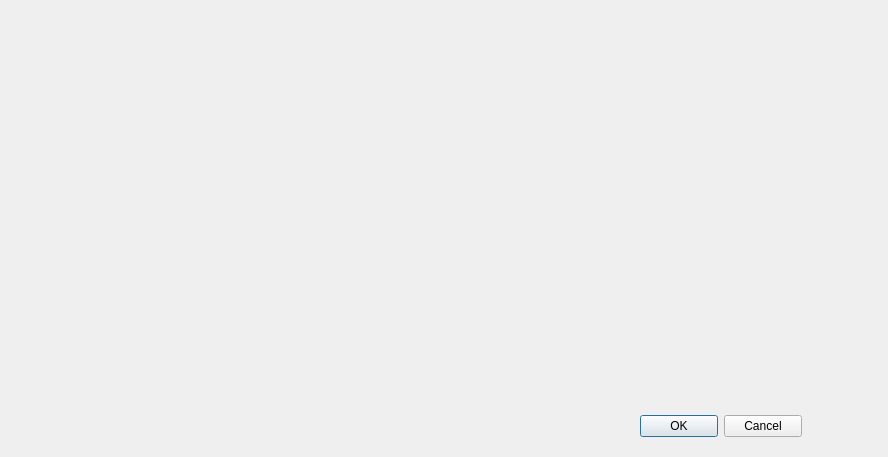
<?xml version="1.0" encoding="UTF-8"?>
<ui version="4.0">
 <class>PlotWindow</class>
 <widget class="QDialog" name="PlotWindow">
  <property name="geometry">
   <rect>
    <x>0</x>
    <y>0</y>
    <width>888</width>
    <height>457</height>
   </rect>
  </property>
  <property name="windowTitle">
   <string>Dialog</string>
  </property>
  <widget class="QDialogButtonBox" name="buttonBox">
   <property name="geometry">
    <rect>
     <x>640</x>
     <y>410</y>
     <width>162</width>
     <height>32</height>
    </rect>
   </property>
   <property name="orientation">
    <enum>Qt::Orientation::Horizontal</enum>
   </property>
   <property name="standardButtons">
    <set>QDialogButtonBox::StandardButton::Cancel|QDialogButtonBox::StandardButton::Ok</set>
   </property>
  </widget>
  <widget class="QWidget" name="widget" native="true">
   <property name="geometry">
    <rect>
     <x>40</x>
     <y>10</y>
     <width>821</width>
     <height>391</height>
    </rect>
   </property>
  </widget>
 </widget>
 <resources/>
 <connections>
  <connection>
   <sender>buttonBox</sender>
   <signal>accepted()</signal>
   <receiver>PlotWindow</receiver>
   <slot>accept()</slot>
   <hints>
    <hint type="sourcelabel">
     <x>248</x>
     <y>254</y>
    </hint>
    <hint type="destinationlabel">
     <x>157</x>
     <y>274</y>
    </hint>
   </hints>
  </connection>
  <connection>
   <sender>buttonBox</sender>
   <signal>rejected()</signal>
   <receiver>PlotWindow</receiver>
   <slot>reject()</slot>
   <hints>
    <hint type="sourcelabel">
     <x>316</x>
     <y>260</y>
    </hint>
    <hint type="destinationlabel">
     <x>286</x>
     <y>274</y>
    </hint>
   </hints>
  </connection>
 </connections>
</ui>
